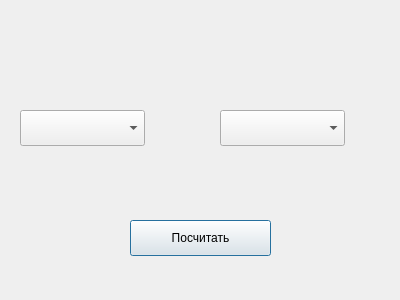
<?xml version="1.0" encoding="UTF-8"?>
<ui version="4.0">
 <class>Dialog</class>
 <widget class="QDialog" name="Dialog">
  <property name="geometry">
   <rect>
    <x>0</x>
    <y>0</y>
    <width>400</width>
    <height>300</height>
   </rect>
  </property>
  <property name="windowTitle">
   <string>Dialog</string>
  </property>
  <widget class="QComboBox" name="operand_1">
   <property name="geometry">
    <rect>
     <x>20</x>
     <y>110</y>
     <width>125</width>
     <height>36</height>
    </rect>
   </property>
  </widget>
  <widget class="QComboBox" name="operand_2">
   <property name="geometry">
    <rect>
     <x>220</x>
     <y>110</y>
     <width>125</width>
     <height>36</height>
    </rect>
   </property>
  </widget>
  <widget class="QLabel" name="sign">
   <property name="geometry">
    <rect>
     <x>150</x>
     <y>120</y>
     <width>66</width>
     <height>18</height>
    </rect>
   </property>
   <property name="text">
    <string/>
   </property>
  </widget>
  <widget class="QPushButton" name="calculate_button">
   <property name="geometry">
    <rect>
     <x>130</x>
     <y>220</y>
     <width>141</width>
     <height>36</height>
    </rect>
   </property>
   <property name="text">
    <string>Посчитать</string>
   </property>
  </widget>
 </widget>
 <resources/>
 <connections/>
</ui>
